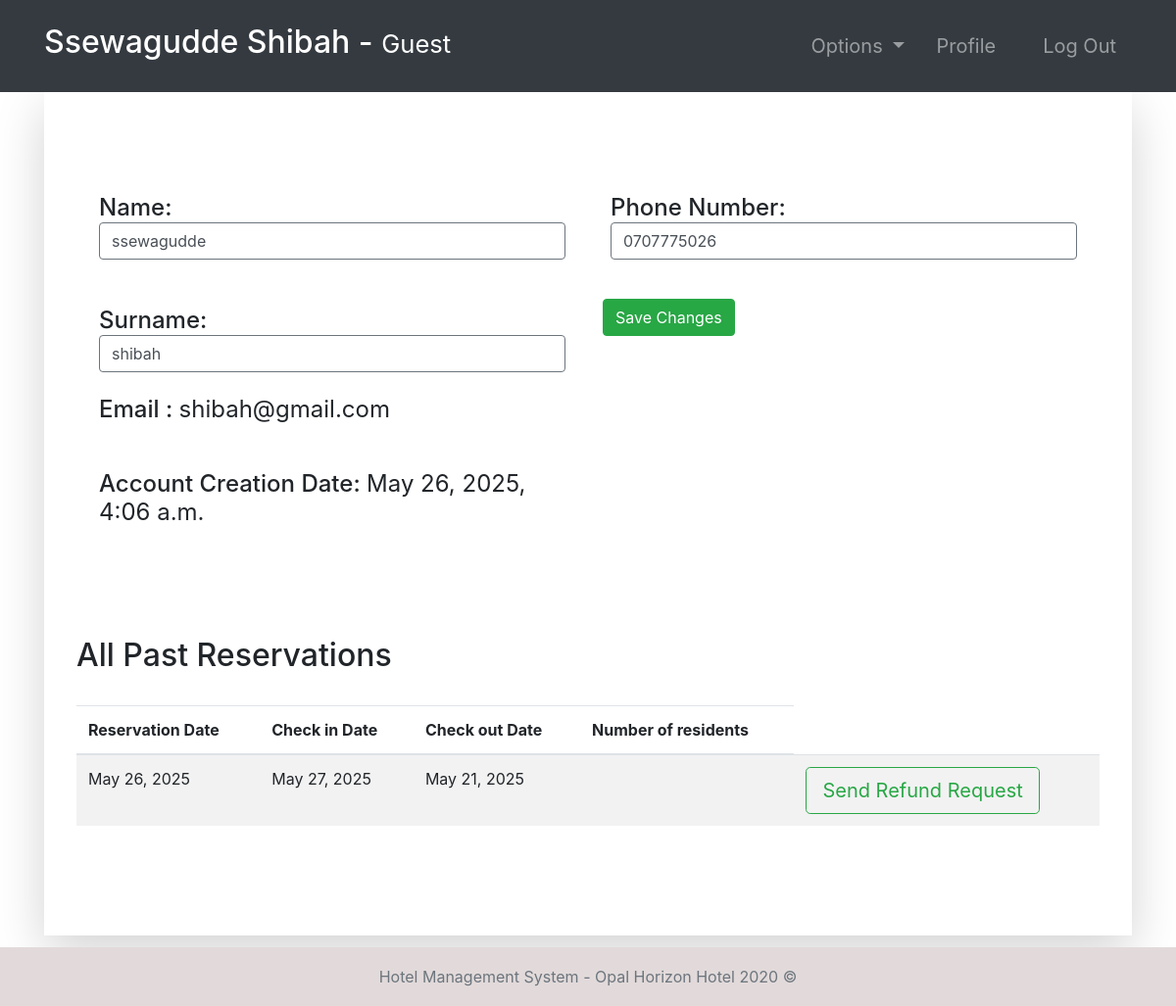
Page /guest-profile/2 (signed in) on the committed database.
### accounts/models.py (models this page shows, shortened)
class Guest(models.Model):
    user = models.OneToOneField(User, null=True, on_delete=models.CASCADE)
    phoneNumber = PhoneNumberField(unique=True)
    def currentRoom(self):
        Booking = apps.get_model('room', 'Booking')
        booking = Booking.objects.filter(guest=self).last()
        return booking.roomNumber

### room/models.py (models this page shows, shortened)
class Booking(models.Model):
    roomNumber = models.ForeignKey(Room, on_delete=models.CASCADE)
    guest = models.ForeignKey('accounts.Guest', null=True, on_delete=models.CASCADE)
    dateOfReservation = models.DateField(default=timezone.now)
    startDate = models.DateField()
    endDate = models.DateField()

### accounts/views.py (the view, shortened to what this page needs)
# urls.py: path('guest-profile/<str:pk>', guest_profile, name="guest-profile"),
@login_required(login_url='login')
def guest_profile(request, pk):
    tempUser = User.objects.get(id=pk)
    guest = Guest.objects.get(user=tempUser)
    role = str(request.user.groups.all()[0])
    path = role + "/"
    eventAttendees = EventAttendees.objects.filter(guest=guest)
    bookings = Booking.objects.filter(guest=guest)
    context = {
        "role": role,
        "guest": guest,
        "eventAttendees": eventAttendees,
        "bookings": bookings
    }
    return render(request, path + "guest-profile.html", context)

### room/models.py (called while the page is built)
    def __str__(self):
        return str(self.number)

### templates/guest/guest-profile.html
{% extends '../index.html' %}
{% block context %}
{% include '../common_pages/guest-profile.html' %}
{% endblock %}

### templates/incs/nav.html (shortened to what this page needs)
<nav class="navbar navbar-dark bg-dark navbar-expand-lg py-3 " role="navigation">
    <div class="container">
        <a href="" class="navbar-brand">
            <h2 class="text-capitalize">
                {{ request.user.first_name }} {{ request.user.last_name }} -
                <small>
                    {{ role }}
                </small>
            </h2>
        </a>
        <div class="collapse navbar-collapse" id="navbarTags">
            <ul class="navbar-nav ml-auto">
                <li class="nav-item dropdown p-2">
                    <a class="nav-link dropdown-toggle" href="#" id="navbarDropdown" role="button"
                        data-toggle="dropdown" aria-haspopup="true" aria-expanded="false">
                        Options
                    </a>
                </li>
                <li class="nav-item mr-3 p-2">
                    {% if role == 'guest' %}
                    <a href="{% url 'guest-profile' user.id %}" class="nav-link">Profile</a>
                    {% endif %}
                </li>
                <li class="nav-item p-2 ">
                    <a href="{% url 'logout' %}" class="nav-link">Log Out</a>
                </li>
            </ul>
        </div>
    </div>
</nav>

### templates/common_pages/guest-profile.html (shortened to what this page needs)
<div class="container">
    <div class="shadow-lg p-5">
        <div class="row mt-5">
            <div class="col-6">
                <form action="" method="POST">
                    <div class="p-2 h4">
                        <span>Name:</span>
                        {% if guest.user.id != request.user.id %}
                        <span class="font-weight-normal">{{guest.user.first_name}} </span>
                        {% else %}
                        <input type="text" class="form-control border border-secondary" id="id_first_name"
                            value="{{guest.user.first_name}}" name="first_name">
                        {% endif %}
                    </div>
                    <br>
                    <div class="p-2 h4">
                        <span>Surname:</span>
                        {% if guest.user.id != request.user.id %}
                        <span class="font-weight-normal"> {{guest.user.last_name}}</span>
                        {% else %}
                        <input type="text" class="form-control border border-secondary" id="id_last_name"
                            value="{{guest.user.last_name}}" name="last_name">
                        {% endif %}
                    </div>
                    <div class="p-2 h4">
                        <span>Email :</span>
                        <span class="font-weight-normal">{{guest.user.email}}</span>
                    </div>
                    <br>
                    <div class="p-2 h4">
                        <span>Account Creation Date:</span>
                        <span class="font-weight-normal">{{guest.user.date_joined}}</span>
                    </div>
            </div>
            <div class="col-6">
                <div class="p-2 h4">
                    <span>Phone Number: </span>
                    {% if guest.user.id != request.user.id %}
                    <span class="font-weight-normal">{{guest.phoneNumber}}</span>
                    {% else %}
                    <input type="text" class="form-control border border-secondary" id="id_phoneNumber"
                        value="{{guest.phoneNumber}}" name="phoneNumber">
                    {% endif %}
                </div>
                <br>
                {% if guest.user.id == request.user.id %}
                <button type="submit" name="submit" class="btn btn-success float-end">Save Changes</button>
                {% endif %}
            </div>
        </div>
        <br>
        <br>
        <div class="row">
            <div class="table-responsive table-striped my-5">
                <div class="table-header row">
                    <div class="col-sm-12 col-md-12 col-lg-4 mb-4">
                        <h2>All Past Reservations</h2>
                    </div>
                </div>
                <table class="table table-hover">
                    <thead>
                        <tr>
                            <th>Reservation Date</th>
                            <th>Check in Date</th>
                            <th>Check out Date</th>
                            <th>Number of residents</th>
                        </tr>
                    </thead>
                    <tbody>
                        {% for bo in bookings %}
                        <tr>
                            <td>{{bo.dateOfReservation}}</td>
                            <td>{{bo.startDate}}</td>
                            <td>{{bo.endDate}}</td>
                            <td>{{bo.numOfResidents}}</td>
                            {% if role == "guest"%}
                            <form action="{% url 'request-refund' %}" method="POST">
                                <td><button type="submit" class="btn btn-outline-success btn-lg" name="refReq">Send
                                        Refund Request</button></td>
                            </form>
                            {% endif %}
                        </tr>
                        {% endfor %}
                    </tbody>
                </table>
            </div>
        </div>
    </div>
</div>

### static/css/main.css (style rules this page uses)
* { margin: 0; padding: 0; -webkit-font-smoothing: antialiased; }
body { position: relative; }
nav .nav-item { font-size: 20px; }

### rows in the picture
Guest: first_name "ssewagudde", last_name "shibah", user.email "shibah@gmail.com", user.date_joined "May 26, 2025, 4:06 a.m.", phoneNumber "0707775026"
Booking: dateOfReservation "May 26, 2025", startDate "May 27, 2025", endDate "May 21, 2025"

### other values in the picture
{{ request.user.first_name }} "Ssewagudde"
{{ request.user.last_name }} "Shibah"
{{ role }} "Guest"
